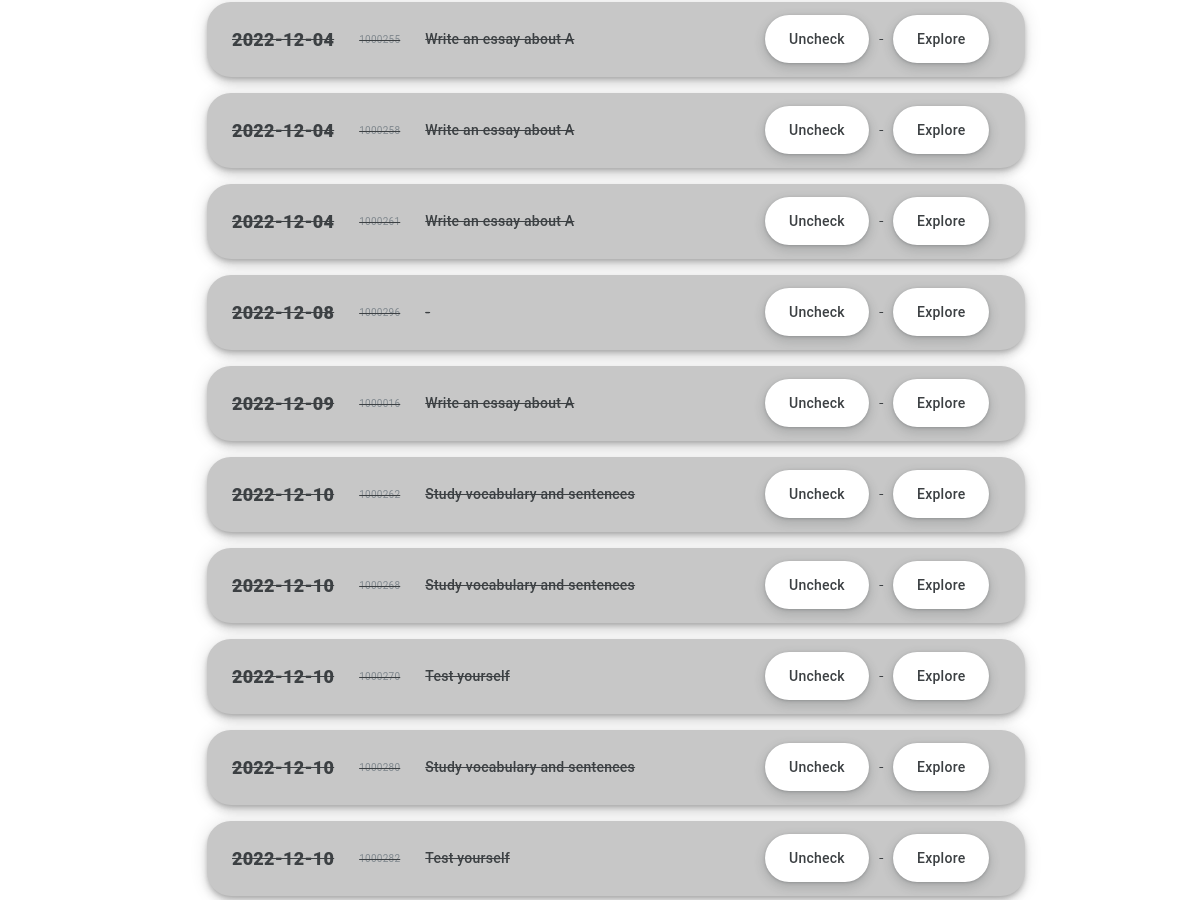
The page /check_homework.html (signed in, middle part) on the database as committed earlier.
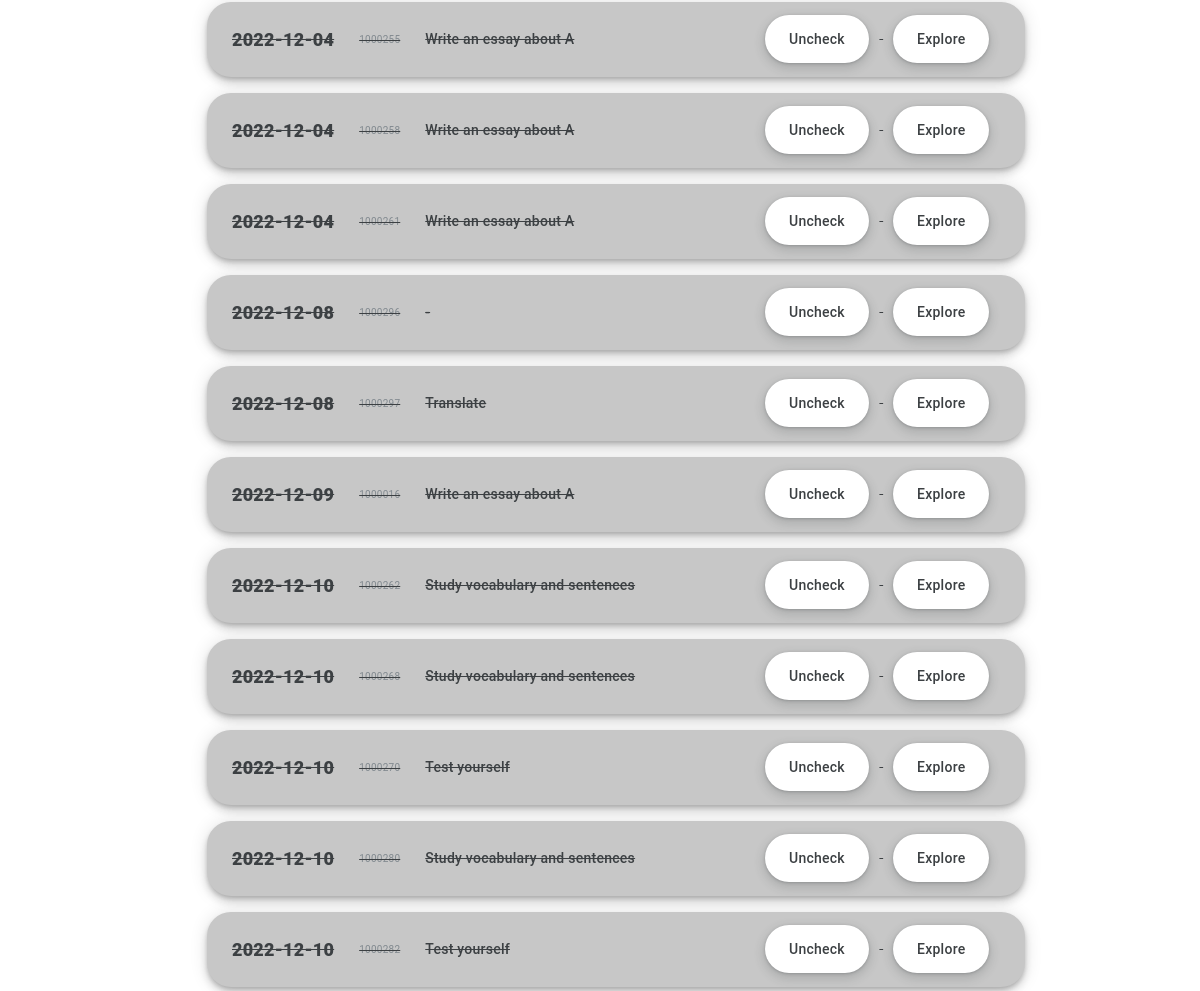
The same page on the database as committed later.
### nieszkolni_app/models.py (models this page shows)
class Curriculum(models.Model):
    item = models.IntegerField(primary_key=True)
    deadline_text = models.CharField(max_length=200, default="")
    deadline_number = models.IntegerField()
    name = models.CharField(max_length=200, default="")
    component_id = models.CharField(max_length=200, default="")
    component_type = models.CharField(max_length=200, default="")
    assignment_type = models.CharField(max_length=200, default="")
    title = models.CharField(max_length=200, default="")
    content = models.TextField(default="")
    matrix = models.CharField(max_length=200, default="")
    resources = models.TextField(default="")
    conditions = models.TextField(default="")
    status = models.CharField(max_length=200, default="uncompleted")
    completion_stamp = models.IntegerField(default=0)
    completion_date = models.IntegerField(default=0)
    submitting_user = models.CharField(max_length=200, default="")
    reference = models.IntegerField(default=0)

### nieszkolni_app/views.py (the view)
# urls.py: path('check_homework.html', views.check_homework, name="check_homework"),
@staff_member_required
def check_homework(request):
    if request.user.is_authenticated:
        first_name = request.user.first_name
        last_name = request.user.last_name
        current_user = first_name + " " + last_name
        current_client = CurrentClientsManager().current_client(current_user)
        uncompleted_assignments = CurriculumManager().display_uncompleted_assignments(current_client)
        completed_assignments = CurriculumManager().display_completed_assignments(current_client)
        if request.method == "POST":
            return render(request, "check_homework.html", {
                "uncompleted_assignments": uncompleted_assignments,
                "completed_assignments": completed_assignments
                })
        return render(request, "check_homework.html", {
                "uncompleted_assignments": uncompleted_assignments,
                "completed_assignments": completed_assignments
                })

### nieszkolni_folder/audit_manager.py (called while the page is built)
    def check_if_clocked_in(self, clocking_user):
        with connection.cursor() as cursor:
            cursor.execute(f'''
                SELECT clock_out
                FROM nieszkolni_app_audit
                WHERE clocking_user = '{clocking_user}'
                AND entry_type = 'automatic'
                AND status = 'started'
                ORDER BY stamp DESC
                LIMIT 1
                ''')
            response = cursor.fetchone()
            if response is not None:
                if response[0] == 0:
                    status = True
                else:
                    status = False
            else:
                status = False
            return status

### nieszkolni_folder/current_clients_manager.py (called while the page is built)
    def current_client(self, coach):
        with connection.cursor() as cursor:
            cursor.execute(f"SELECT name FROM nieszkolni_app_currentclient WHERE coach = '{coach}'")
            current_client = cursor.fetchone()
            if current_client is None:
                current_client = ""
            else:
                current_client = current_client[0]
            return current_client

### nieszkolni_folder/time_machine.py (called while the page is built)
    def today(self):
        return datetime.now().strftime(today_pattern)

### nieszkolni_app/templates/check_homework.html (shortened to what this page needs)
{% extends 'base.html' %}
{% block 'content' %}
<div class="list_container">
	<ul class="list">
		{% for completed_assignment in completed_assignments %}
			<form action="{% url 'assignment' %}" method="POST">
				<li class="list_item list_item_complted list_item_crossed">
					<div class="list_content">{{ completed_assignment.1 }}</div>
					<div class="list_content_small">{{ completed_assignment.0 }}</div>
					<div class="list_content_inside">{{ completed_assignment.7 }}</div>
					<div class="list_button">
						{% if completed_assignment.6 == 'reading' %}
						{% else %}
							<button type="submit" class="button_main" name="go_to" value="uncheck">Uncheck</button>
						{% endif %}
						<button type="submit" class="button_main" name="go_to" value="assignment">Explore</button>
					</div>
				</li>
			</form>
		{% endfor %}
	</ul>
</div>
{% endblock %}

Rows that differ between the two databases and show on the page:
added Curriculum: deadline_text "2022-12-08", item "1000297", title "Translate"
